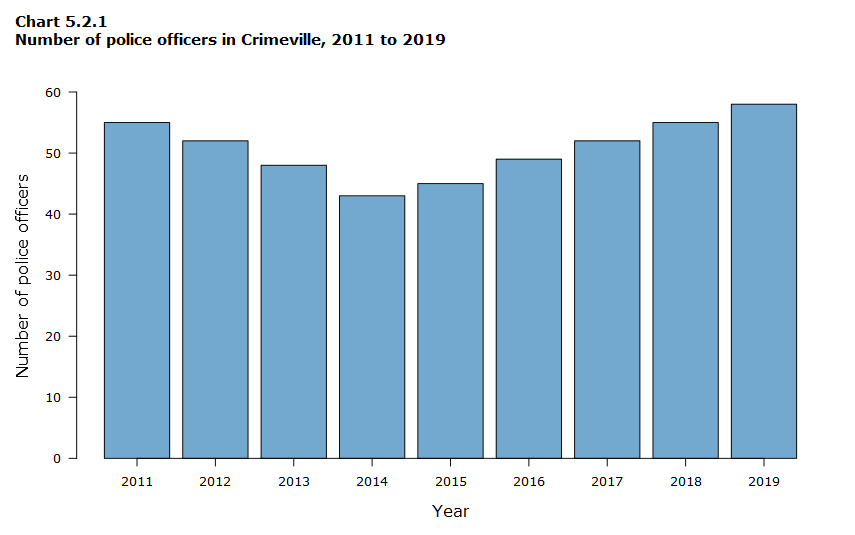
#> input picture bar_charts/avgbar.png, 855 x 535 px; its folder holds only this picture in this run
$ jupyter execute --allow-errors AxesDetection.ipynb   (shell and % lines are left out)
#> lines starting #> are read from the running program, lines starting #| are printed output that depends on the picture; after the words box and inside, x2 and y2 are one past the last pixel; in counts of white or black regions, pixels touching at a corner belong together
#> further down, image is the input picture: shape (535, 855, 3); mean B, G, R 230.1, 215.3, 194.5
# Axes Detection

This code gives a best estimate of the x and y axis (horizontal and vertical axes) for the plot/chart.

[cell 1]
import cv2, imutils
import numpy as np
import matplotlib.pyplot as plt
import matplotlib.image as mpimg

from pathlib import Path
from matplotlib import rcParams

[cell 2]
# Directory of images to run the code on
img_dir = '../bar_charts'

# Directory to save the output images
save_dir = '../out'

### Method to detect x and y axis

[cell 3]
def findMaxConsecutiveOnes(nums) -> int:
    count = maxCount = 0

    for i in range(len(nums)):
        if nums[i] == 1:
            count += 1
        else:
            maxCount =  __builtins__.max(count, maxCount)
            count = 0

    return max(count, maxCount)

[cell 4]
def detectAxes(filepath, threshold=None, debug=False):
#> called with filepath = '../bar_charts/avgbar.png', debug = False
    if filepath is None:
        return None, None

    if threshold is None:
        threshold = 10

    image = cv2.imread(filepath)
    height, width, channels = image.shape
#> height = 535; width = 855; channels = 3
    print(height, width)
#| 535 855

    gray = cv2.cvtColor(image, cv2.COLOR_BGR2GRAY)
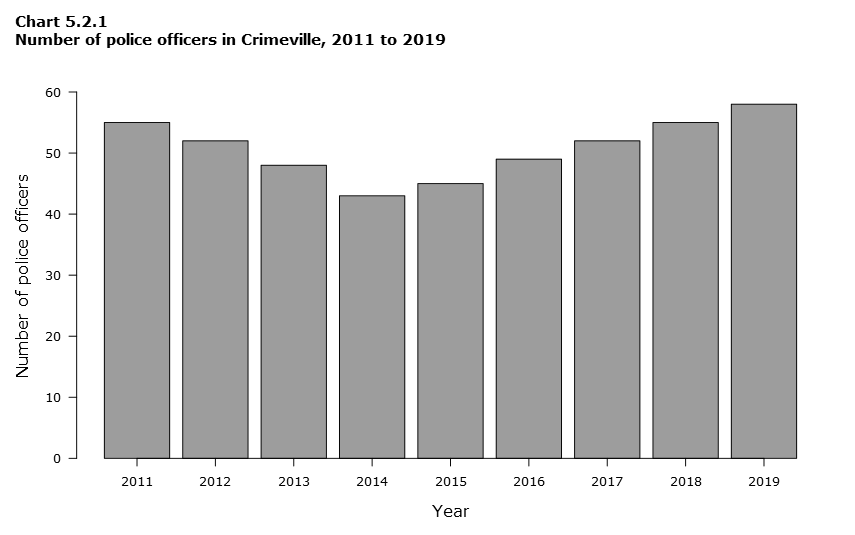
#> gray: shape (535, 855); min 0, max 255, mean 210.6

    # Get the max-consecutive-ones for eah column in the bw image, and...
    # pick the "first" index that fall in [max - threshold, max + threshold]
    maxConsecutiveOnes = [findMaxConsecutiveOnes(gray[:, idx] < 200) for idx in range(width)]
    start_idx, maxindex, maxcount = 0, 0, max(maxConsecutiveOnes)
    while start_idx < width:
        if abs(maxConsecutiveOnes[start_idx] - maxcount) <= threshold:
            maxindex = start_idx
            break

        start_idx += 1
#> this loop made 77 passes

    yaxis = (maxindex, 0, maxindex, height)

    if debug:
        fig, ax = plt.subplots(1, 2)

        ax[0].imshow(image)

        ax[1].plot(maxConsecutiveOnes, color = 'k')
        ax[1].axhline(y = max(maxConsecutiveOnes) - 10, color = 'r', linestyle = 'dashed')
        ax[1].axhline(y = max(maxConsecutiveOnes) + 10, color = 'r', linestyle = 'dashed')
        ax[1].vlines(x = maxindex, ymin = 0.0, ymax = maxConsecutiveOnes[maxindex], color = 'b', linewidth = 4)

        plt.show()

    # Get the max-consecutive-ones for eah row in the bw image, and...
    # pick the "last" index that fall in [max - threshold, max + threshold]
    maxConsecutiveOnes = [findMaxConsecutiveOnes(gray[idx, :] < 200) for idx in range(height)]
    start_idx, maxindex, maxcount = 0, 0, max(maxConsecutiveOnes)
    while start_idx < height:
        if abs(maxConsecutiveOnes[start_idx] - maxcount) <= threshold:
            maxindex = start_idx

        start_idx += 1

    cv2.line(image, (0, maxindex), (width, maxindex),  (255, 0, 0), 2)
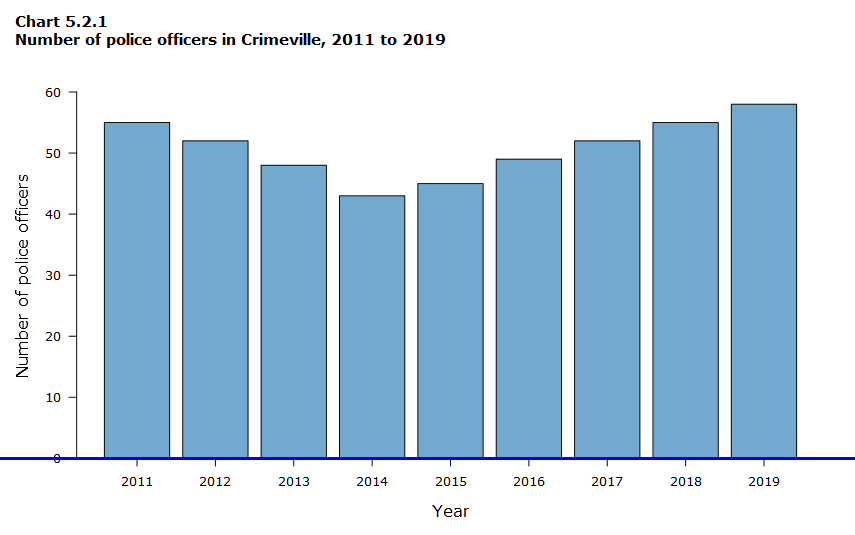
#> image: shape (535, 855, 3); 0.56% of pixels changed, all inside (x1, y1, x2, y2) = (0, 457, 855, 460)
    xaxis = (0, maxindex, width, maxindex)

    if debug:
        rcParams['figure.figsize'] = 15, 8

        fig, ax = plt.subplots(1, 1)
        ax.imshow(image, aspect = 'auto')

    return xaxis, yaxis

[cell 5]
for path in Path(img_dir).iterdir():
    filepath = img_dir + "/" + path.name
    image = cv2.imread(filepath)
    xaxis, yaxis = detectAxes(filepath)

    for (x1, y1, x2, y2) in [xaxis]:
        cv2.line(image, (x1, y1), (x2, y2),  (0, 0, 255), 2)
#> this loop made 1 pass
#> (x1, y1, x2, y2) on pass 1: (0, 458, 855, 458)

    for (x1, y1, x2, y2) in [yaxis]:
        cv2.line(image, (x1, y1), (x2, y2), (255, 0, 0), 2)
#> this loop made 1 pass
#> (x1, y1, x2, y2) on pass 1: (76, 0, 76, 535)
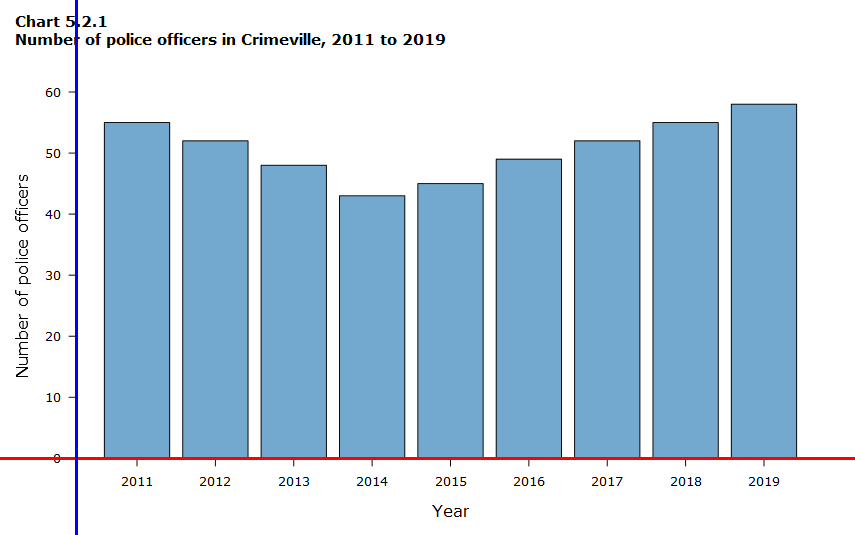
#> image: shape (535, 855, 3); mean B, G, R 229.4, 213.7, 194.4

    cv2.imwrite(save_dir + '/' + ''.join(path.name.split(".")[:-1]) + "_axes.png", image)

$ run again, on bar_charts/avgbar2.png
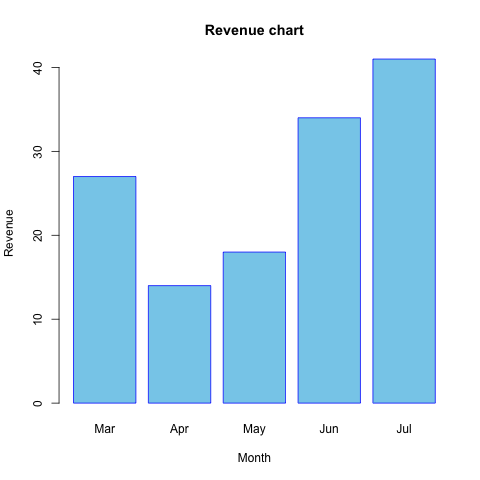
#> input picture bar_charts/avgbar2.png, 480 x 480 px
#> image is the input picture: shape (480, 480, 3); mean B, G, R 246, 233.1, 210
#| 480 480
#> in detectAxes, `gray = cv2.cvtColor(image, cv2.COLOR_BGR2GRAY)`:
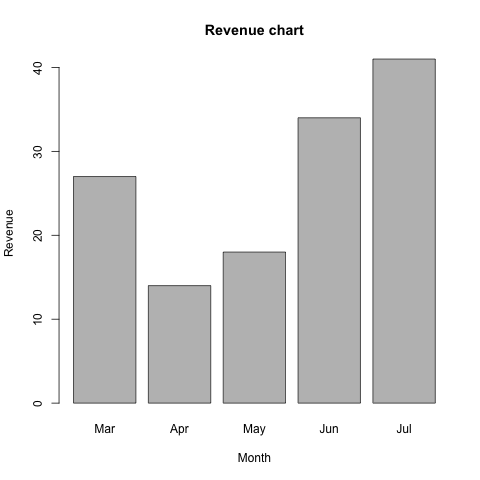
#> gray: shape (480, 480); min 0, max 255, mean 227.7
#> the loop in detectAxes, `while start_idx < width:` made 59 passes
#> the loop `for (x1, y1, x2, y2) in [xaxis]:` made 1 pass
#> (x1, y1, x2, y2) on pass 1: (0, 403, 480, 403)
#> the loop `for (x1, y1, x2, y2) in [yaxis]:` made 1 pass
#> (x1, y1, x2, y2) on pass 1: (58, 0, 58, 480)
#> after the loop `for (x1, y1, x2, y2) in [yaxis]:`:
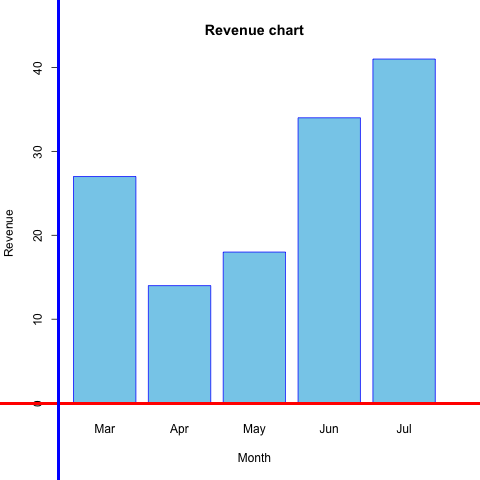
#> image: shape (480, 480, 3); mean B, G, R 244.7, 230.6, 209.2

$ run again, on bar_charts/bar.png
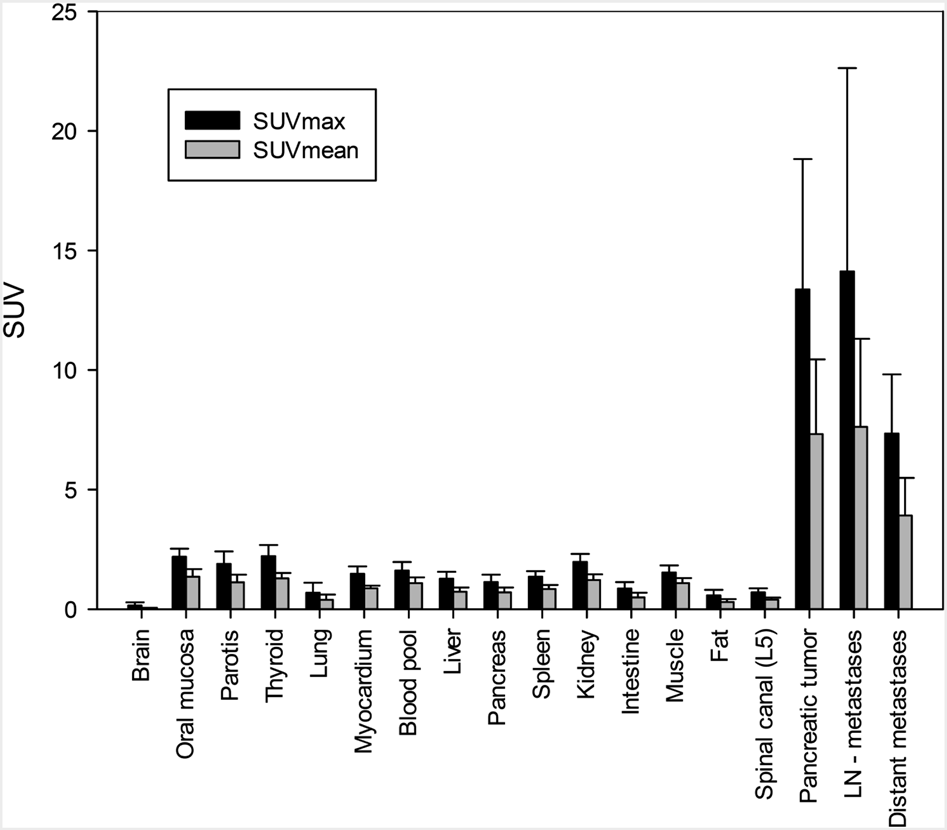
#> input picture bar_charts/bar.png, 947 x 830 px
#> image is the input picture: shape (830, 947, 3); min 0, max 255, mean 239.2
#| 830 947
#> the loop in detectAxes, `while start_idx < width:` made 97 passes
#> in detectAxes, `cv2.line(image, (0, maxindex), (width, maxindex),  (255, 0, 0), 2)`:
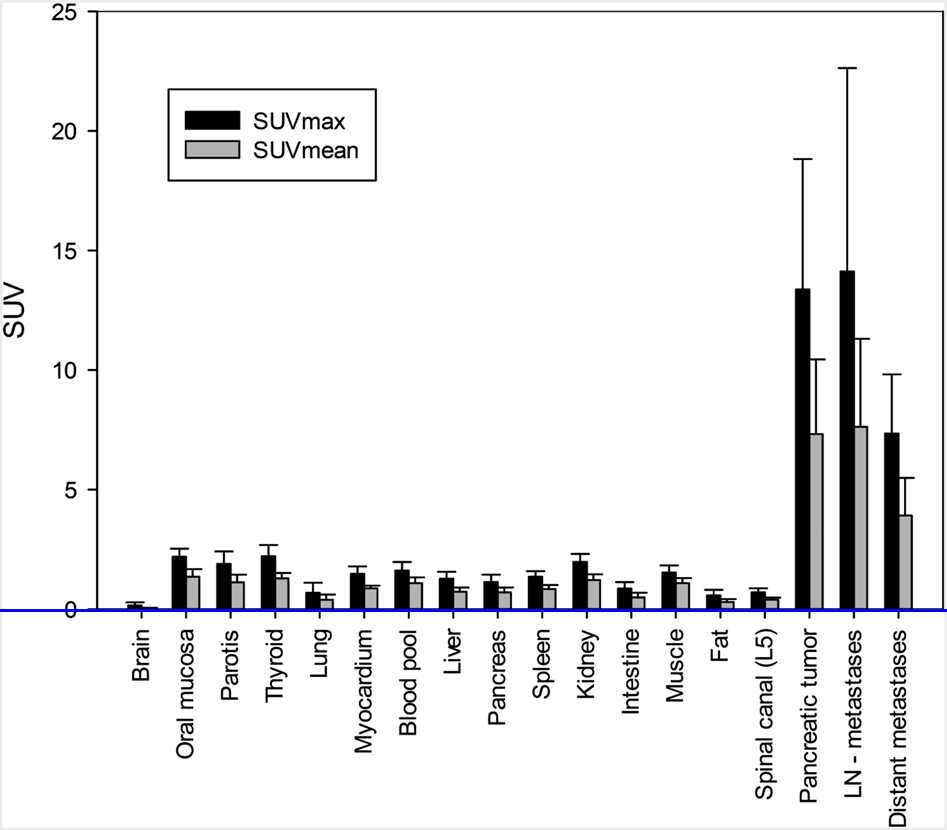
#> image: shape (830, 947, 3); 0.36% of pixels changed, all inside (x1, y1, x2, y2) = (0, 609, 947, 612)
#> the loop `for (x1, y1, x2, y2) in [xaxis]:` made 1 pass
#> (x1, y1, x2, y2) on pass 1: (0, 610, 947, 610)
#> the loop `for (x1, y1, x2, y2) in [yaxis]:` made 1 pass
#> (x1, y1, x2, y2) on pass 1: (96, 0, 96, 830)
#> after the loop `for (x1, y1, x2, y2) in [yaxis]:`:
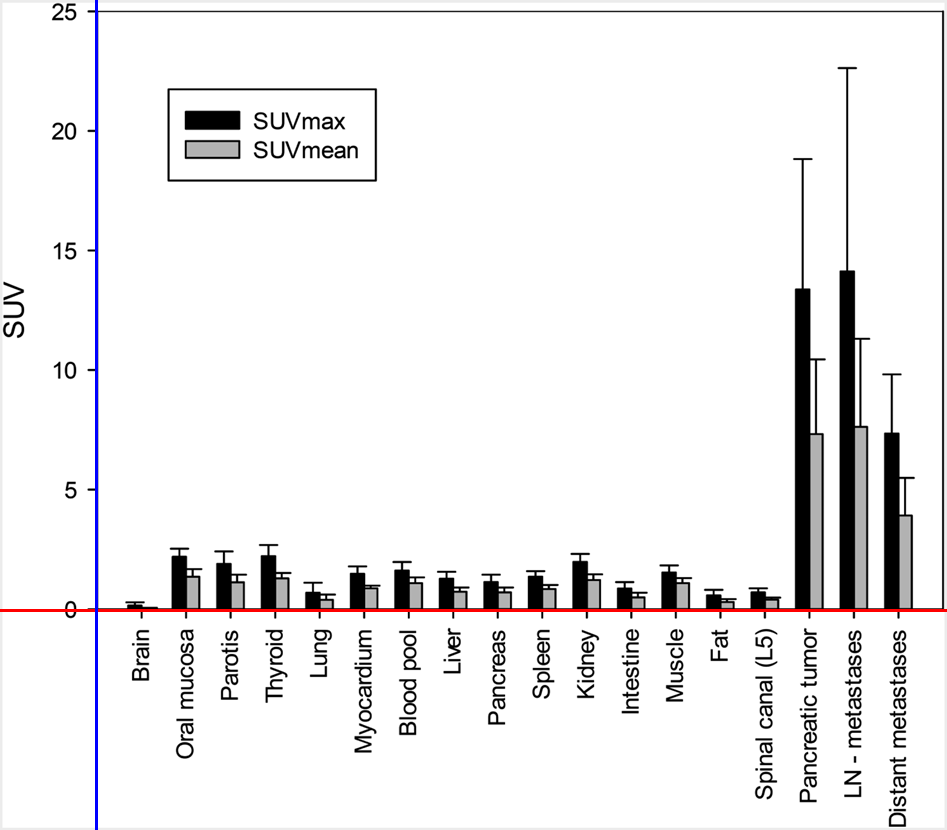
#> image: shape (830, 947, 3); mean B, G, R 239, 238.2, 239.1
